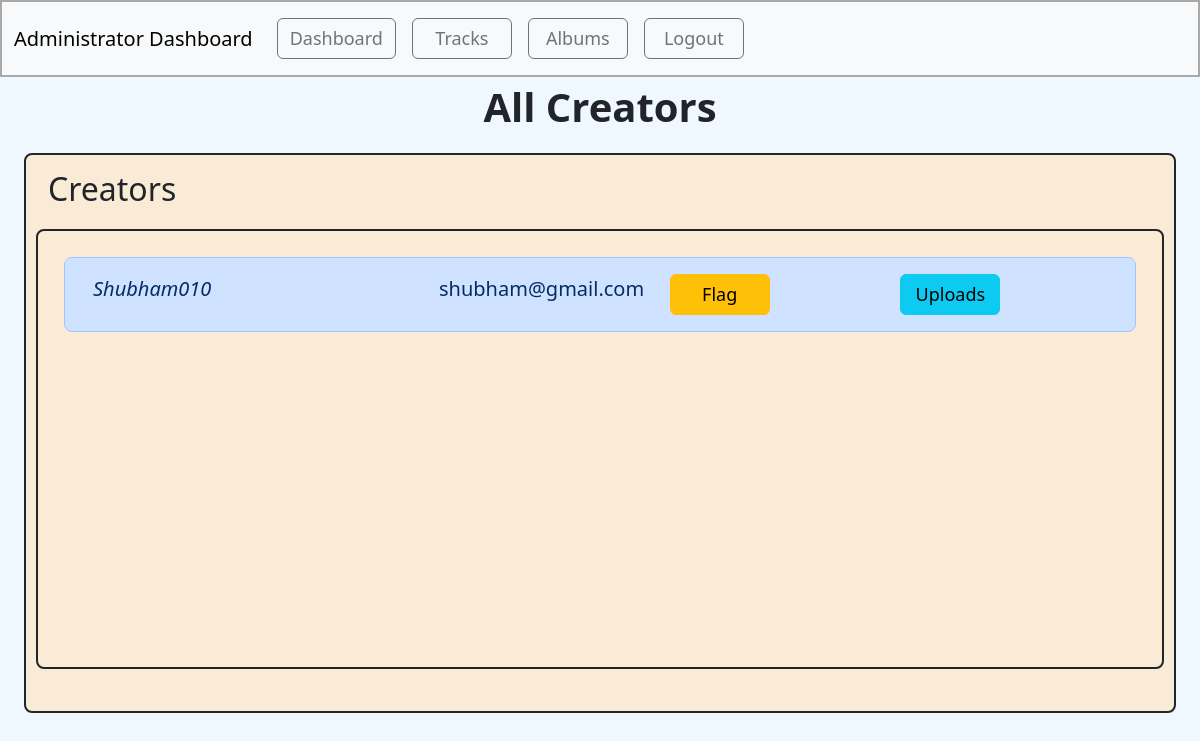
The page /all_creators/1 on the database its author committed.
### model1.py (models this page shows, shortened)
class User(db.Model):
    user_id = db.Column(db.Integer(), primary_key=True)
    username = db.Column(db.String(80), nullable=False, unique=True)
    email = db.Column(db.String(120), unique=True, nullable=False)
    password = db.Column(db.String(255), nullable=False)
    user_role_name = db.Column(db.String(20), nullable=False ,default="general_user")
    user_role_id = db.Column(db.Integer(), default=0, nullable=False) #(for normal user = 0 ; for creator = 1 )
    isloggedin = db.Column(db.Boolean(),default=False,nullable=False)
    user_flag = db.Column(db.Boolean,default=False)

### app.py (the view)
@app.route("/all_creators/<int:a_id>")
def all_creators(a_id):
    admin = Admin.query.get(a_id)
    creators=User.query.filter_by(user_role_id=1).all()
    return render_template("admin_all_creators.html",creators=creators, admin=admin)

### app.py (called while the page is built)
@app.context_processor
def search_processor():
    return {'searched': request.form.get("searched")}

### templates/admin_all_creators.html (shortened to what this page needs)
<!doctype html>
<html lang="en">
<head>
    <link href="https://cdn.jsdelivr.net/npm/bootstrap@5.3.2/dist/css/bootstrap.min.css" rel="stylesheet"
>
</head>
<body>
    <div id="navbar" style="border: 2px solid darkgray;">
        <nav class="navbar navbar-expand-lg bg-body-tertiary">
            <div class="container-fluid ">
                <a class="navbar-brand" href="/admin_home/{{admin.admin_id}}">Administrator Dashboard</a>
                <div class="collapse navbar-collapse " id="navbarNavAltMarkup">
                    <div class="navbar-nav " >
                        <a style="width: auto; margin:auto; font-size:large;" type="button" class="btn btn-outline-secondary m-2" href="/admin_home/{{admin.admin_id}}">Dashboard</a>
                        <a style="width: 100px; font-size:large;" type="button" class="btn btn-outline-secondary m-2" href="/admin_songs/{{admin.admin_id}}">Tracks</a>
                        <a style="width: 100px; font-size:large;" type="button" class=" btn btn-outline-secondary m-2" href="/admin_albums/{{admin.admin_id}}">Albums</a>
                        <a style="width: 100px; font-size:large;" class=" btn btn-outline-secondary m-2" href="/admin_logout/{{admin.admin_id}}">Logout</a>
                    </div>
                </div>
            </div>
        </nav>
    </div>
<div class="container-fluid songs  min-vh-100">
    <header>
        <p class="heading fs-1 text-capitalize fw-semibold text-center">All Creators</p>
    </header>
    <div class="container-fluid ">
        {% if creators|length == 0 %}
        <p>No Creators Availaible</p>
        {% else %}
            <div class="container-fluid border border border-2 rounded-3 border-dark mb-4 overflow-auto" id="songs" >
                <div class="container-fluid sticky-sm-top">
                    <p class="text-capitalize fs-2 ">Creators</p>
                </div>
                <div class="song container border border-2 rounded-3 border-dark m-auto overflow-auto">
                    {% for c in creators %}
                        <div class="row m-3 p-3 text-primary-emphasis bg-primary-subtle border border-primary-subtle rounded-3">
                            <div class="col-4 text-capitalize fs-5 fst-italic">{{c.username}}</div>
                            <div class="col fs-5">{{c.email}}</div>
                            {% if c.user_flag == false %}
                            <div class="col"><a class="btn btn-warning" href="/flag_creator/{{admin.admin_id}}/{{c.user_id}}" role="button" style="width: 100px; font-size:large;">Flag</a></div>
                            {% else %}
                            <div class="col"><a class="btn btn-warning" href="/flag_creator/{{admin.admin_id}}/{{c.user_id}}" role="button" style="width: 100px; font-size:large;">Unflag</a></div>
                            {% endif %}
                            <div class="col"><a class="btn btn-info" href="/creator_uploads/{{admin.admin_id}}/{{c.user_id}}" role="button" style="width: 100px; font-size:large;">Uploads</a></div>
                        </div>
                    {% endfor %}
                </div>
            </div>
        {% endif %}
    </div>
</div>
</body>
</html>

### templates/admin_all_creators.html (style rules this page uses)
#songs { background-color: antiquewhite; padding: 10px; height: auto; overflow: auto; min-height: 70vh; }
.song { padding: 10px; height: auto; overflow: auto; min-height: 55vh; }
.songs { background-color: aliceblue; }

### rows shown on the page
User: username "Shubham010", email "shubham@gmail.com", {{ admin.admin_id }} 1 (drawn)
